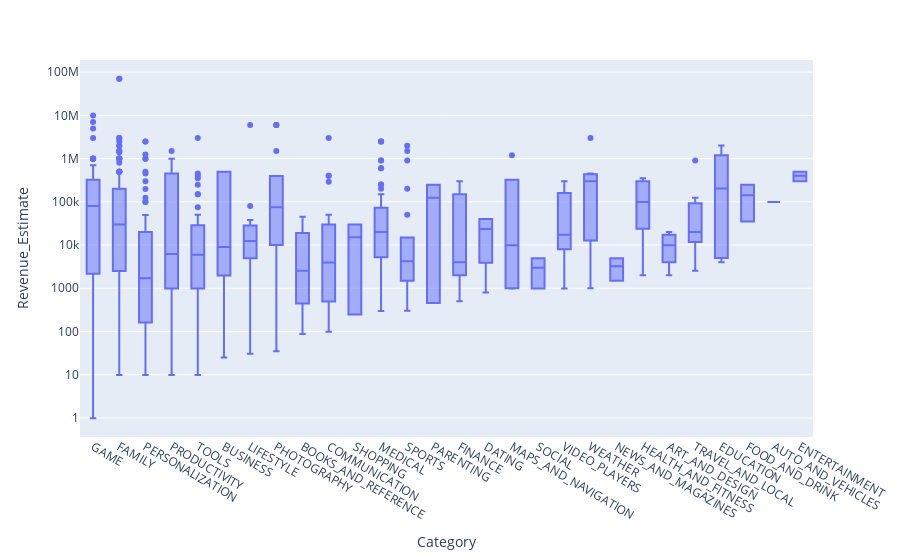

Notebook code cell kept with this figure:
### Code cell
box=px.box(df_apps_clean[df_apps_clean["Type"]=="Paid"],y="Revenue_Estimate",x="Category")
box.update_layout(
    yaxis=dict(
        type='log',
    ), 
    xaxis={'categoryorder':'min ascending'}
)
box.show()

### Figure 1 — Plotly figure (JSON) as saved in the notebook; plotly's stock layout.template omitted (floating-point values rounded to 4 significant figures; data arrays with more than 128 entries replaced by an {"elided": "..."} marker saying what was removed)
{"data": [{"alignmentgroup": "True", "hovertemplate": "Category=%{x}<br>Revenue_Estimate=%{y}<extra></extra>", "legendgroup": "", "marker": {"color": "#636efa"}, "name": "", "notched": false, "offsetgroup": "", "orientation": "v", "showlegend": false, "type": "box", "x": {"elided": "632 str values"}, "x0": " ", "xaxis": "x", "y": {"elided": "632 float values"}, "y0": " ", "yaxis": "y"}], "layout": {"boxmode": "group", "legend": {"tracegroupgap": 0}, "margin": {"t": 60}, "xaxis": {"anchor": "y", "categoryorder": "min ascending", "domain": [0, 1], "title": {"text": "Category"}}, "yaxis": {"anchor": "x", "domain": [0, 1], "title": {"text": "Revenue_Estimate"}, "type": "log"}}}
